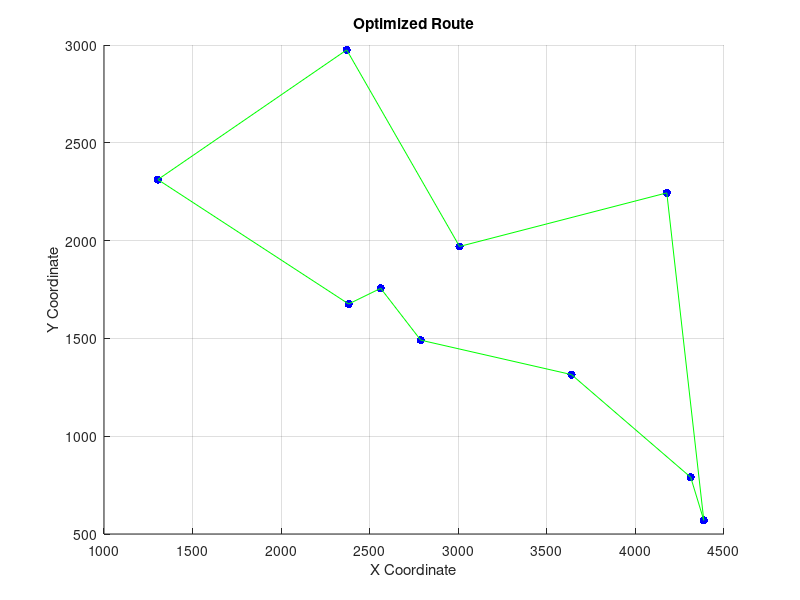
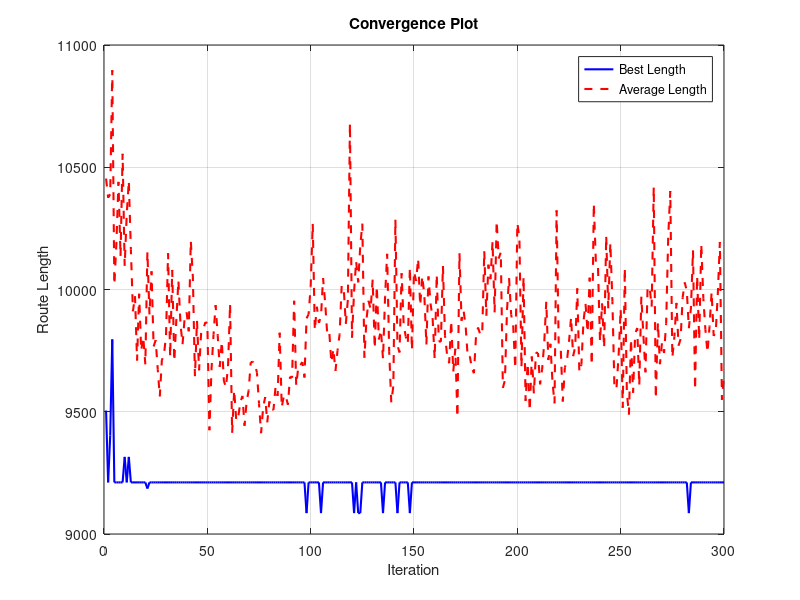

These charts were generated, in order, by the following MATLAB code:
function [Shortest_Route, Shortest_Length] = optimized_ACO_TSP(C)
% Optimized Ant Colony Optimization for TSP
% Input:
%   C: City coordinates matrix [x,y]
%   params: Structure containing parameters
% Output:
%   Shortest_Route: Best route found
%   Shortest_Length: Length of best route
C = [[1304,2312];[3639,1315];
    [4312,790];[4386,570];[3007,1970];
    [2562,1756];[2788,1491];[2381,1676];
[4177,2244];[2370,2975]];


% Set default parameters if not provided
if nargin < 2
    params.NC_max = 300;  % Maximum iterations
    params.m = 10;        % Number of ants
    params.Alpha = 1;     % Pheromone importance
    params.Beta = 5;      % Distance importance
    params.Rho = 0.5;     % Evaporation rate
    params.Q = 10;        % Pheromone intensity
end

% Extract parameters
NC_max = params.NC_max;
m = params.m;
Alpha = params.Alpha;
Beta = params.Beta;
Rho = params.Rho;
Q = params.Q;

% Initialize problem parameters
n = size(C, 1);
D = calculate_distances(C);
Eta = 1./D;  % Desirability matrix
Tau = ones(n);  % Initial pheromone matrix

% Initialize storage for best solutions
R_best = zeros(NC_max, n);
L_best = inf(NC_max, 1);
L_ave = zeros(NC_max, 1);

% Main iteration loop
for NC = 1:NC_max
    % Generate initial ant positions
    Tabu = zeros(m, n);
    Tabu(:,1) = generate_initial_positions(m, n);
    
    % If not first iteration, use best previous route
    if NC >= 2
        Tabu(1,:) = R_best(NC-1,:);
    end
    
    % Route construction
    Tabu = construct_routes(Tabu, Tau, Eta, Alpha, Beta, m, n);
    
    % Calculate route lengths
    [L, L_best(NC), R_best(NC,:), L_ave(NC)] = evaluate_routes(Tabu, D);
    
    % Update pheromone
    Tau = update_pheromone(Tau, Tabu, L, Q, Rho, n, m);
end

% Get final results
[Shortest_Length, idx] = min(L_best);
Shortest_Route = R_best(idx,:);

% Visualization
plot_results(C, Shortest_Route, L_best, L_ave);
end

function D = calculate_distances(C)
% Calculate distance matrix between cities
n = size(C, 1);
D = zeros(n);
for i = 1:n
    for j = 1:n
        if i ~= j
            D(i,j) = norm(C(i,:) - C(j,:));
        else
            D(i,j) = eps;
        end
    end
end
end

function initial_positions = generate_initial_positions(m, n)
% Generate initial random positions for ants
positions = [];
for i = 1:ceil(m/n)
    positions = [positions, randperm(n)];
end
initial_positions = positions(1:m)';
end

function Tabu = construct_routes(Tabu, Tau, Eta, Alpha, Beta, m, n)
% Construct routes for all ants
for j = 2:n
    for i = 1:m
        visited = Tabu(i,1:(j-1));
        unvisited = setdiff(1:n, visited);
        
        % Calculate selection probabilities
        P = (Tau(visited(end), unvisited).^Alpha) .* (Eta(visited(end), unvisited).^Beta);
        P = P / sum(P);
        
        % Select next city
        cumP = cumsum(P);
        next_city = unvisited(find(cumP >= rand(), 1));
        Tabu(i,j) = next_city;
    end
end
end

function [L, L_best_current, R_best_current, L_ave_current] = evaluate_routes(Tabu, D)
% Evaluate all routes
m = size(Tabu, 1);
L = zeros(m, 1);

for i = 1:m
    route = Tabu(i,:);
    L(i) = sum(D(sub2ind(size(D), route(1:end-1), route(2:end)))) + D(route(end), route(1));
end

L_best_current = min(L);
best_idx = find(L == L_best_current, 1);
R_best_current = Tabu(best_idx,:);
L_ave_current = mean(L);
end

function Tau = update_pheromone(Tau, Tabu, L, Q, Rho, n, m)
% Update pheromone levels
Delta_Tau = zeros(n);
for i = 1:m
    route = Tabu(i,:);
    for j = 1:n-1
        Delta_Tau(route(j), route(j+1)) = Delta_Tau(route(j), route(j+1)) + Q/L(i);
    end
    Delta_Tau(route(end), route(1)) = Delta_Tau(route(end), route(1)) + Q/L(i);
end
Tau = (1-Rho).*Tau + Delta_Tau;
end

function plot_results(C, Route, L_best, L_ave)
% Plot results in two separate figures

% First figure: Route plot
figure('Position', [100, 100, 600, 400]);  % Optional: set figure position and size
scatter(C(:,1), C(:,2), 'b', 'filled');
hold on;
for i = 1:length(Route)-1
    plot([C(Route(i),1), C(Route(i+1),1)], [C(Route(i),2), C(Route(i+1),2)], 'g');
end
plot([C(Route(end),1), C(Route(1),1)], [C(Route(end),2), C(Route(1),2)], 'g');
title('Optimized Route');
xlabel('X Coordinate');
ylabel('Y Coordinate');
grid on;
hold off;

% Second figure: Convergence plot
figure('Position', [700, 100, 600, 400]);  % Optional: set figure position and size
plot(L_best, 'b-', 'LineWidth', 1.5);
hold on;
plot(L_ave, 'r--', 'LineWidth', 1.5);
title('Convergence Plot');
xlabel('Iteration');
ylabel('Route Length');
legend('Best Length', 'Average Length');
grid on;
hold off;
end
% 调用优化的ACO-TSP算法
[Shortest_Route, Shortest_Length] = optimized_ACO_TSP(C);

% 打印结果
disp('Shortest Route:');
disp(Shortest_Route);
disp('Shortest Length:');
disp(Shortest_Length);